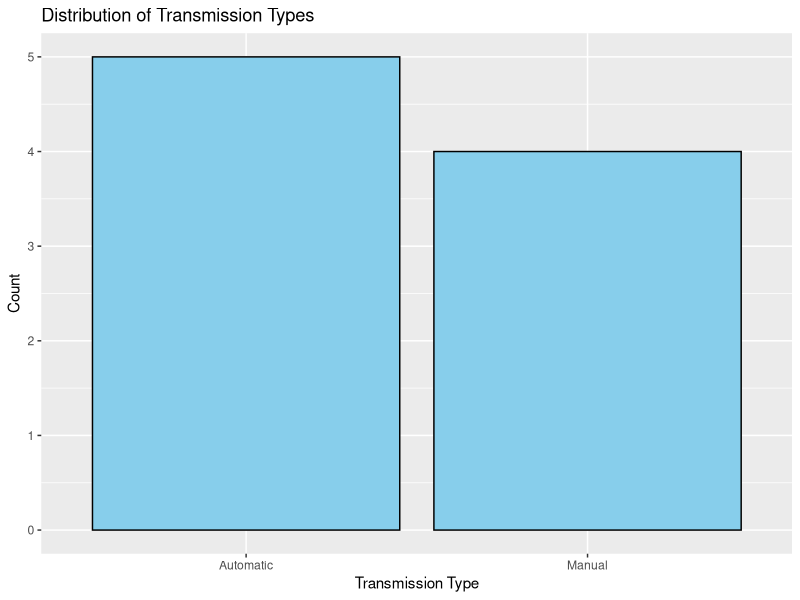

Here is the R script that generated this plot:
## ---- chunk 1
mtcars
## ---- chunk 2
num_observations <- nrow(mtcars)
num_columns <- ncol(mtcars)
column_names <- colnames(mtcars)

cat("Number of observations:", num_observations, "\n")
cat("Number of columns:", num_columns, "\n")
cat("Column names:", column_names, "\n")
## ---- chunk 3
num_summary <- summary(mtcars)

structure_info <- str(mtcars)

print("Summary of Numerical Variables:")
print(num_summary)

print("\nStructure of Variables:")
print(structure_info)

## ---- chunk 4
install.packages("ggplot2")
library(ggplot2)


data <- data.frame(transmission = c("Automatic", "Manual", "Automatic", "Automatic", "Manual", "Manual", "Automatic", "Automatic", "Manual"))


ggplot(data, aes(x = transmission)) +
  geom_bar(fill = "skyblue", color = "black") +
  labs(title = "Distribution of Transmission Types",
       x = "Transmission Type",
       y = "Count")

## ---- chunk 5
max_mpg_index <- which.max(mtcars$mpg)
model_highest_mpg <- mtcars$model[max_mpg_index]


max_hp_index <- which.max(mtcars$hp)
model_highest_hp <- mtcars$model[max_hp_index]

cat("Model with the highest mpg:", model_highest_mpg, "\n")
cat("Car model with the highest horsepower:", model_highest_hp, "\n")
## ---- chunk 6
eight_cyl_cars <- mtcars[mtcars$cyl == 8, ]

write.csv(eight_cyl_cars, file = "newCar.csv", row.names = FALSE)

head(eight_cyl_cars, 2)

